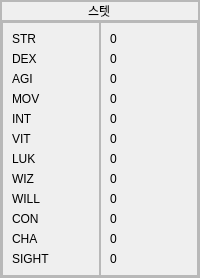
                                  <widget class="QFrame" name="frStat">
                                   <property name="styleSheet">
                                    <string notr="true">QFrame#frStat
{
	border: 1px solid #a5a098;
}</string>
                                   </property>
                                   <property name="frameShape">
                                    <enum>QFrame::StyledPanel</enum>
                                   </property>
                                   <property name="frameShadow">
                                    <enum>QFrame::Raised</enum>
                                   </property>
                                   <layout class="QVBoxLayout" name="verticalLayout_30">
                                    <property name="spacing">
                                     <number>0</number>
                                    </property>
                                    <property name="leftMargin">
                                     <number>0</number>
                                    </property>
                                    <property name="topMargin">
                                     <number>0</number>
                                    </property>
                                    <property name="rightMargin">
                                     <number>0</number>
                                    </property>
                                    <property name="bottomMargin">
                                     <number>0</number>
                                    </property>
                                    <item>
                                     <widget class="QFrame" name="frStatTitle">
                                      <property name="styleSheet">
                                       <string notr="true">QFrame#frStatTitle
{
	border-bottom: 1px solid #a5a098;
}</string>
                                      </property>
                                      <property name="frameShape">
                                       <enum>QFrame::StyledPanel</enum>
                                      </property>
                                      <property name="frameShadow">
                                       <enum>QFrame::Raised</enum>
                                      </property>
                                      <layout class="QVBoxLayout" name="verticalLayout_31">
                                       <property name="spacing">
                                        <number>0</number>
                                       </property>
                                       <property name="leftMargin">
                                        <number>0</number>
                                       </property>
                                       <property name="topMargin">
                                        <number>0</number>
                                       </property>
                                       <property name="rightMargin">
                                        <number>0</number>
                                       </property>
                                       <property name="bottomMargin">
                                        <number>0</number>
                                       </property>
                                       <item alignment="Qt::AlignHCenter">
                                        <widget class="QLabel" name="label_96">
                                         <property name="text">
                                          <string>스텟</string>
                                         </property>
                                        </widget>
                                       </item>
                                      </layout>
                                     </widget>
                                    </item>
                                    <item>
                                     <widget class="QFrame" name="frame_38">
                                      <property name="frameShape">
                                       <enum>QFrame::StyledPanel</enum>
                                      </property>
                                      <property name="frameShadow">
                                       <enum>QFrame::Raised</enum>
                                      </property>
                                      <layout class="QHBoxLayout" name="horizontalLayout_23">
                                       <property name="spacing">
                                        <number>0</number>
                                       </property>
                                       <property name="leftMargin">
                                        <number>0</number>
                                       </property>
                                       <property name="topMargin">
                                        <number>0</number>
                                       </property>
                                       <property name="rightMargin">
                                        <number>0</number>
                                       </property>
                                       <property name="bottomMargin">
                                        <number>0</number>
                                       </property>
                                       <item>
                                        <widget class="QFrame" name="frame_34">
                                         <property name="frameShape">
                                          <enum>QFrame::StyledPanel</enum>
                                         </property>
                                         <property name="frameShadow">
                                          <enum>QFrame::Raised</enum>
                                         </property>
                                         <layout class="QVBoxLayout" name="verticalLayout_28">
                                          <item>
                                           <widget class="QLabel" name="label_120">
                                            <property name="text">
                                             <string>STR</string>
                                            </property>
                                           </widget>
                                          </item>
                                          <item>
                                           <widget class="QLabel" name="label_97">
                                            <property name="text">
                                             <string>DEX</string>
                                            </property>
                                           </widget>
                                          </item>
                                          <item>
                                           <widget class="QLabel" name="label_98">
                                            <property name="text">
                                             <string>AGI</string>
                                            </property>
                                           </widget>
                                          </item>
                                          <item>
                                           <widget class="QLabel" name="label_99">
                                            <property name="text">
                                             <string>MOV</string>
                                            </property>
                                           </widget>
                                          </item>
                                          <item>
                                           <widget class="QLabel" name="label_100">
                                            <property name="text">
                                             <string>INT</string>
                                            </property>
                                           </widget>
                                          </item>
                                          <item>
                                           <widget class="QLabel" name="label_101">
                                            <property name="text">
                                             <string>VIT</string>
                                            </property>
                                           </widget>
                                          </item>
                                          <item>
                                           <widget class="QLabel" name="label_102">
                                            <property name="text">
                                             <string>LUK</string>
                                            </property>
                                           </widget>
                                          </item>
                                          <item>
                                           <widget class="QLabel" name="label_103">
                                            <property name="text">
                                             <string>WIZ</string>
                                            </property>
                                           </widget>
                                          </item>
                                          <item>
                                           <widget class="QLabel" name="label_104">
                                            <property name="text">
                                             <string>WILL</string>
                                            </property>
                                           </widget>
                                          </item>
                                          <item>
                                           <widget class="QLabel" name="label_105">
                                            <property name="text">
                                             <string>CON</string>
                                            </property>
                                           </widget>
                                          </item>
                                          <item>
                                           <widget class="QLabel" name="label_106">
                                            <property name="text">
                                             <string>CHA</string>
                                            </property>
                                           </widget>
                                          </item>
                                          <item>
                                           <widget class="QLabel" name="label_107">
                                            <property name="text">
                                             <string>SIGHT</string>
                                            </property>
                                           </widget>
                                          </item>
                                         </layout>
                                        </widget>
                                       </item>
                                       <item>
                                        <widget class="QFrame" name="frame_35">
                                         <property name="frameShape">
                                          <enum>QFrame::StyledPanel</enum>
                                         </property>
                                         <property name="frameShadow">
                                          <enum>QFrame::Raised</enum>
                                         </property>
                                         <layout class="QVBoxLayout" name="verticalLayout_29">
                                          <item>
                                           <widget class="QLabel" name="label_108">
                                            <property name="text">
                                             <string>0</string>
                                            </property>
                                           </widget>
                                          </item>
                                          <item>
                                           <widget class="QLabel" name="label_109">
                                            <property name="text">
                                             <string>0</string>
                                            </property>
                                           </widget>
                                          </item>
                                          <item>
                                           <widget class="QLabel" name="label_110">
                                            <property name="text">
                                             <string>0</string>
                                            </property>
                                           </widget>
                                          </item>
                                          <item>
                                           <widget class="QLabel" name="label_111">
                                            <property name="text">
                                             <string>0</string>
                                            </property>
                                           </widget>
                                          </item>
                                          <item>
                                           <widget class="QLabel" name="label_112">
                                            <property name="text">
                                             <string>0</string>
                                            </property>
                                           </widget>
                                          </item>
                                          <item>
                                           <widget class="QLabel" name="label_113">
                                            <property name="text">
                                             <string>0</string>
                                            </property>
                                           </widget>
                                          </item>
                                          <item>
                                           <widget class="QLabel" name="label_114">
                                            <property name="text">
                                             <string>0</string>
                                            </property>
                                           </widget>
                                          </item>
                                          <item>
                                           <widget class="QLabel" name="label_115">
                                            <property name="text">
                                             <string>0</string>
                                            </property>
                                           </widget>
                                          </item>
                                          <item>
                                           <widget class="QLabel" name="label_116">
                                            <property name="text">
                                             <string>0</string>
                                            </property>
                                           </widget>
                                          </item>
                                          <item>
                                           <widget class="QLabel" name="label_117">
                                            <property name="text">
                                             <string>0</string>
                                            </property>
                                           </widget>
                                          </item>
                                          <item>
                                           <widget class="QLabel" name="label_118">
                                            <property name="text">
                                             <string>0</string>
                                            </property>
                                           </widget>
                                          </item>
                                          <item>
                                           <widget class="QLabel" name="label_119">
                                            <property name="text">
                                             <string>0</string>
                                            </property>
                                           </widget>
                                          </item>
                                         </layout>
                                        </widget>
                                       </item>
                                      </layout>
                                     </widget>
                                    </item>
                                   </layout>
                                  </widget>
